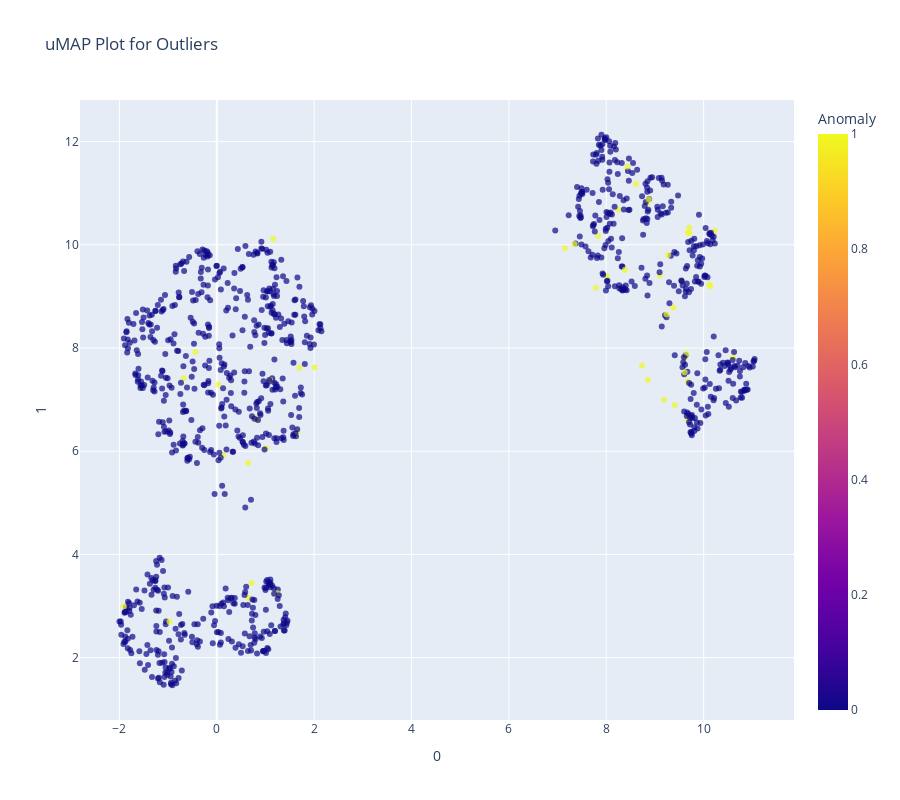

Source (notebook cell):
### Code cell
plot_model(iforest, plot='umap')

### Figure 1 — Plotly figure (JSON) as saved in the notebook; plotly's stock layout.template omitted (floating-point values rounded to 4 significant figures; data arrays with more than 128 entries replaced by an {"elided": "..."} marker saying what was removed)
{"data": [{"customdata": {"elided": "1000x1 float values"}, "hovertemplate": "0=%{x}<br>1=%{y}<br>Feature=%{customdata[0]}<br>Anomaly=%{marker.color}<extra></extra>", "legendgroup": "", "marker": {"color": {"elided": "1000 int values"}, "coloraxis": "coloraxis", "opacity": 0.7, "symbol": "circle"}, "mode": "markers", "name": "", "orientation": "v", "showlegend": false, "type": "scatter", "x": {"elided": "1000 float values"}, "xaxis": "x", "y": {"elided": "1000 float values"}, "yaxis": "y"}], "layout": {"coloraxis": {"colorbar": {"title": {"text": "Anomaly"}}, "colorscale": [[0, "#0d0887"], [0.1111, "#46039f"], [0.2222, "#7201a8"], [0.3333, "#9c179e"], [0.4444, "#bd3786"], [0.5556, "#d8576b"], [0.6667, "#ed7953"], [0.7778, "#fb9f3a"], [0.8889, "#fdca26"], [1, "#f0f921"]]}, "height": 800, "legend": {"tracegroupgap": 0}, "title": {"text": "uMAP Plot for Outliers"}, "width": 900, "xaxis": {"anchor": "y", "domain": [0, 1], "title": {"text": "0"}}, "yaxis": {"anchor": "x", "domain": [0, 1], "title": {"text": "1"}}}}
